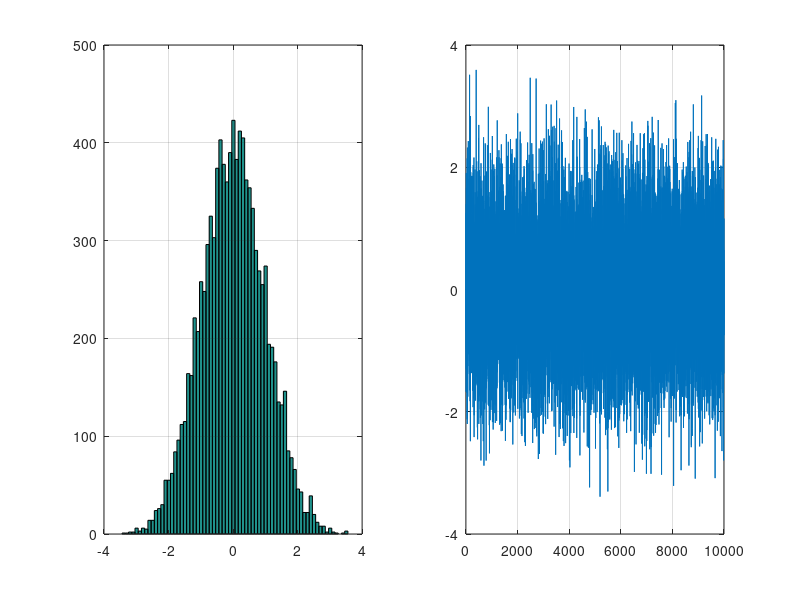

Write the MATLAB code that produced this figure.
clc 
clear 
y1 = wgn(10000,1,0);
a=min(y1);
b=max(y1);
x=a:0.1:b;
subplot(1,2,1)
hist(y1,x)
grid on
subplot(1,2,2)
plot(y1)
grid on



